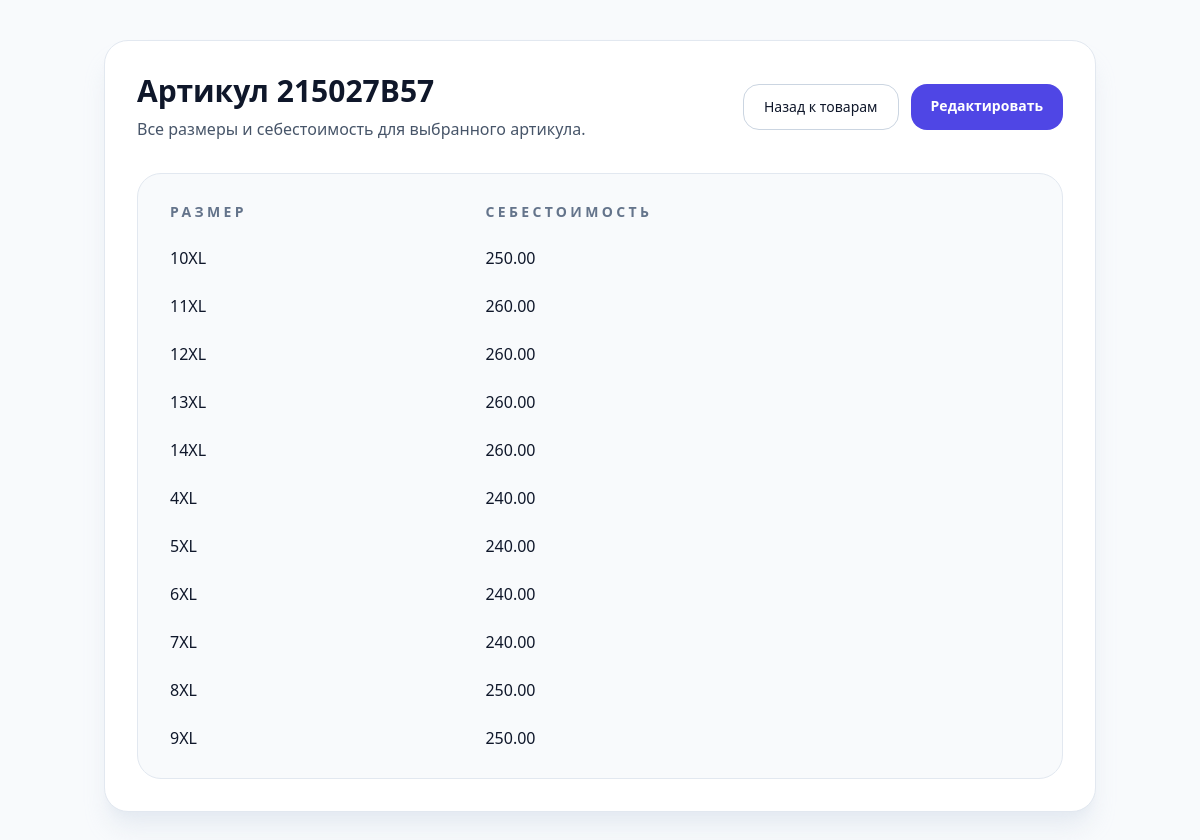
Screenshot of /products/26/view/ with the database file from the repository.
### reports/models.py (models this page shows, shortened)
class Product(models.Model):
    sku = models.CharField('Артикул', max_length=100, unique=True)
    class Meta:
        verbose_name = 'Товар'
        verbose_name_plural = 'Товары'
        ordering = ['sku']

class ProductVariant(models.Model):
    product = models.ForeignKey(Product, related_name='variants', on_delete=models.CASCADE)
    size = models.CharField('Размер', max_length=100, blank=True)
    cost = models.DecimalField('Себестоимость', max_digits=12, decimal_places=2, default=0)
    class Meta:
        verbose_name = 'Вариант товара'
        verbose_name_plural = 'Варианты товара'
        unique_together = ('product', 'size')
        ordering = ['product__sku', 'size']

### reports/views.py (the view)
# urls.py: path('products/<int:pk>/view/', views.product_view, name='product_view'),
def product_view(request, pk):
    product  = get_object_or_404(Product.objects.prefetch_related('variants'), pk=pk)
    variants = product.variants.all().order_by('size')
    return render(request, 'reports/product_view.html', {
        'product': product, 'variants': variants,
    })

### templates/reports/product_view.html (shortened to what this page needs)
<!DOCTYPE html>
<html lang="ru">
<head>
  <script src="https://cdn.tailwindcss.com"></script>
</head>
<body class="bg-slate-50 text-slate-900 min-h-screen">
  <div class="max-w-5xl mx-auto px-4 py-10">
    <div class="mb-8 rounded-3xl border border-slate-200 bg-white p-8 shadow-xl shadow-slate-200/80">
      <div class="flex flex-col gap-4 sm:flex-row sm:items-center sm:justify-between">
        <div>
          <h1 class="text-3xl font-semibold">Артикул {{ product.sku }}</h1>
          <p class="mt-2 text-slate-600">Все размеры и себестоимость для выбранного артикула.</p>
        </div>
        <div class="flex flex-wrap gap-3">
          <a href="/products/" class="rounded-2xl border border-slate-300 bg-white px-5 py-3 text-sm text-slate-900 transition hover:border-indigo-500 hover:text-indigo-700">Назад к товарам</a>
          <a href="/products/{{ product.pk }}/edit/" class="rounded-2xl bg-indigo-600 px-5 py-3 text-sm font-semibold text-white transition hover:bg-indigo-500">Редактировать</a>
        </div>
      </div>
      <div class="mt-8 overflow-x-auto rounded-3xl border border-slate-200 bg-slate-50 p-4">
        {% if variants %}
        <table class="min-w-full border-separate border-spacing-0">
          <thead>
            <tr class="text-left text-sm uppercase tracking-[0.24em] text-slate-500">
              <th class="px-4 py-3">Размер</th>
              <th class="px-4 py-3">Себестоимость</th>
            </tr>
          </thead>
          <tbody>
            {% for variant in variants %}
            <tr class="border-t border-slate-200 hover:bg-white">
              <td class="px-4 py-3 text-slate-900">{{ variant.size|default:'—' }}</td>
              <td class="px-4 py-3 text-slate-900">{{ variant.cost }}</td>
            </tr>
            {% endfor %}
          </tbody>
        </table>
        {% else %}
        <div class="rounded-3xl border border-slate-200 bg-slate-50 p-8 text-slate-600">
          У этого артикула нет размеров.
        </div>
        {% endif %}
      </div>
    </div>
  </div>
</body>
</html>

### rows the page displays
Product: sku "215027B57"
ProductVariant: size "10XL", cost "250.00"
ProductVariant: size "11XL", cost "260.00"
ProductVariant: size "12XL", cost "260.00"
ProductVariant: size "13XL", cost "260.00"
ProductVariant: size "14XL", cost "260.00"
ProductVariant: size "4XL", cost "240.00"
ProductVariant: size "5XL", cost "240.00"
ProductVariant: size "6XL", cost "240.00"
ProductVariant: size "7XL", cost "240.00"
ProductVariant: size "8XL", cost "250.00"
ProductVariant: size "9XL", cost "250.00"
